Frame 1 (no input): blank canvas, image omitted
Frame 60 (the mouse pressed at the canvas centre just before this capture): blank canvas, image omitted
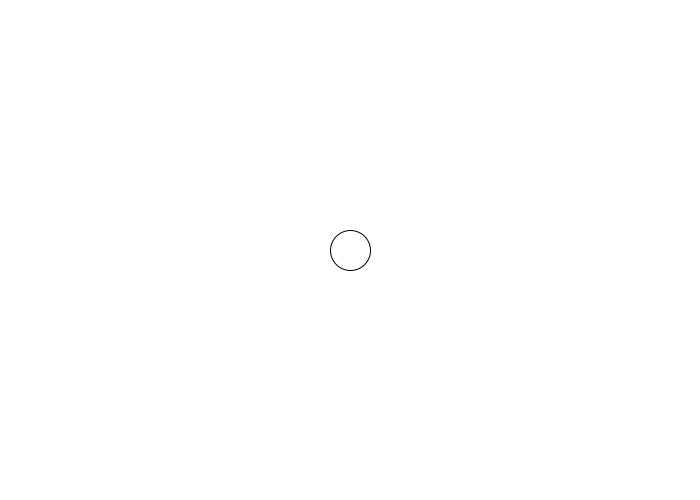
Frame 120 (the mouse held since frame 60 and released just before this capture)

The Processing sketch whose frames 1 and 60 were blank and that drew this single picture after the mouse press (run headless with seeded random() and noise(); from frame 60 on, the mouse is pressed at the canvas centre):

// Processing sketch: aloha_dynamicSketch
// ── aloha_dynamicSketch.pde
void setup() {
    size(700, 500);
    background(255);
  }

  void draw() {
    if (mousePressed) {
      background(255);
    }
    ellipse(mouseX,mouseY,40,40);
  }
